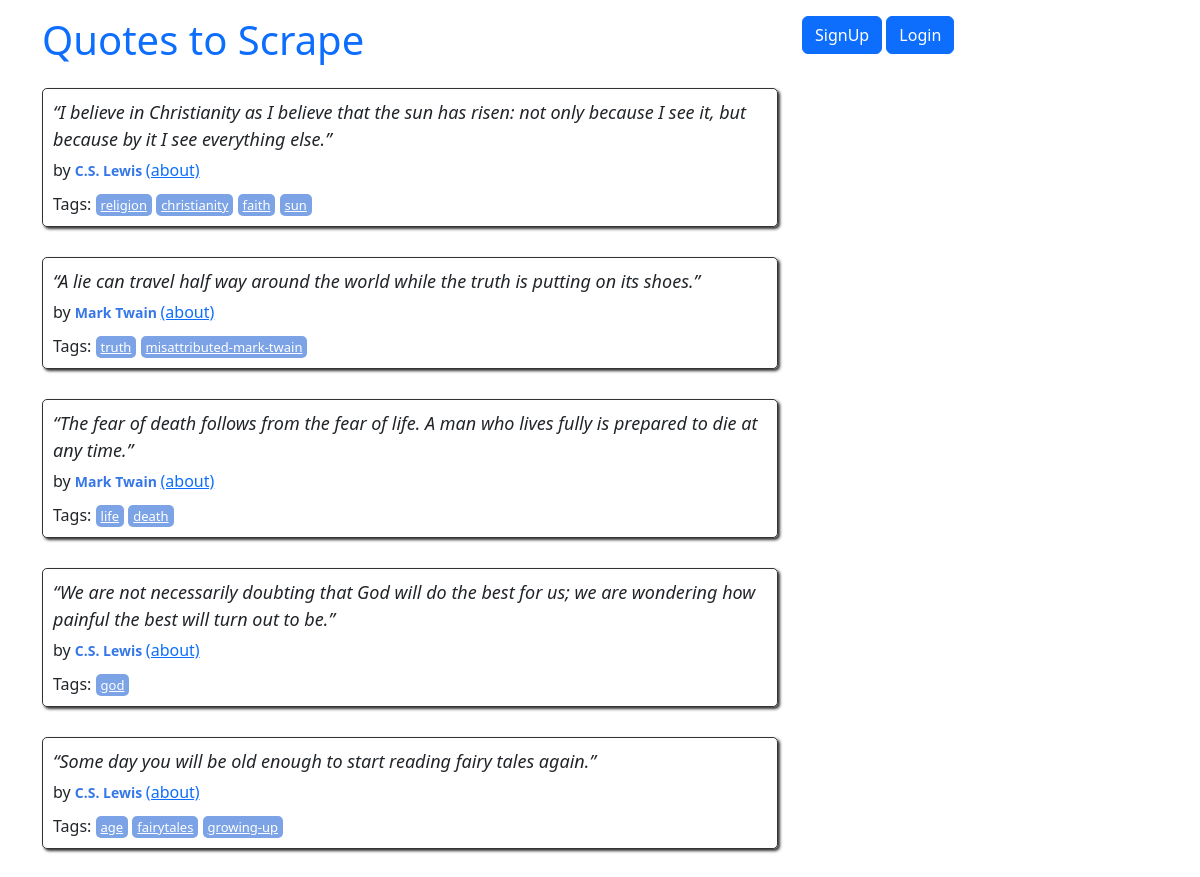
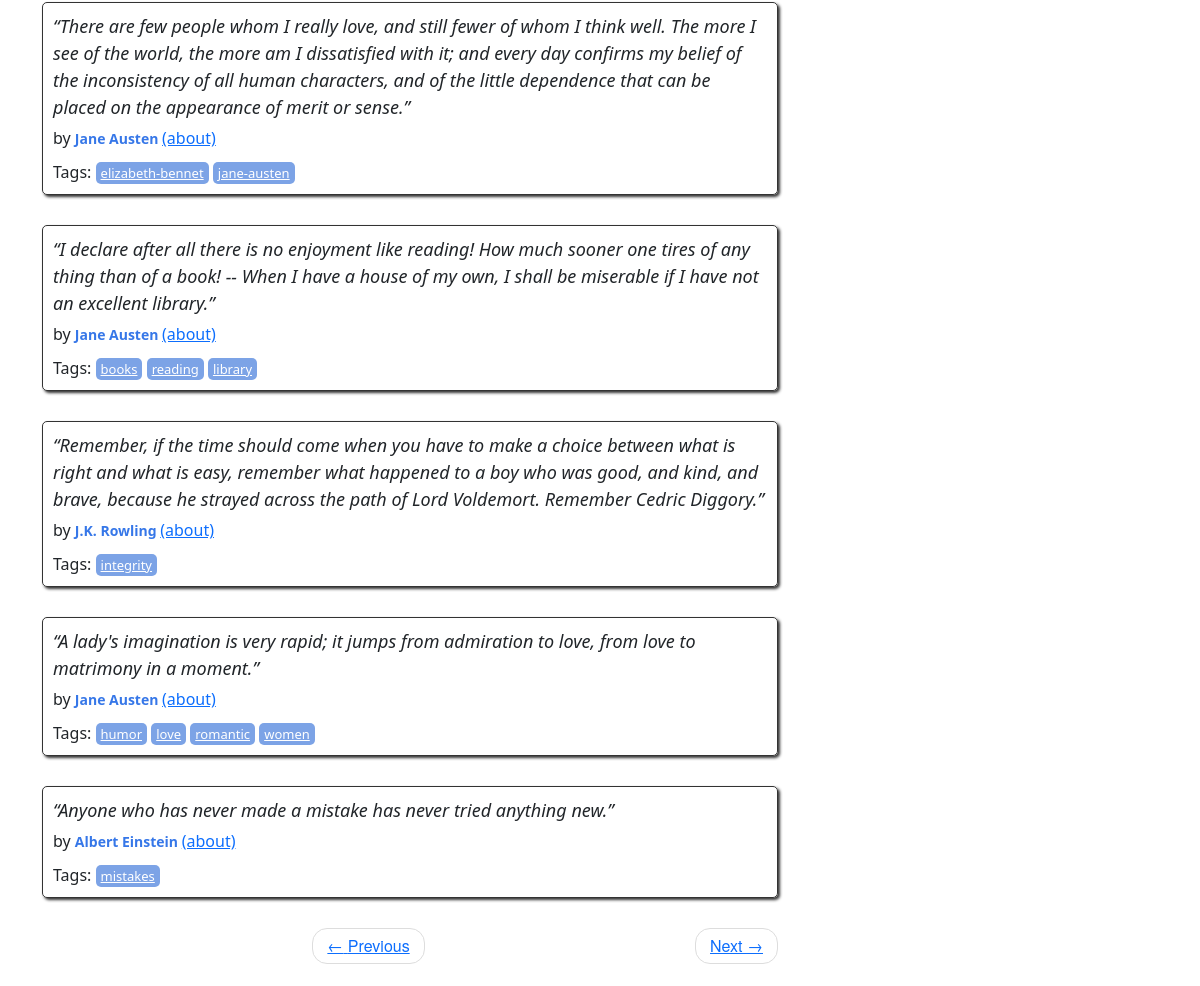
/2, run on the app's committed database (2 pictures, top to bottom).
### quotes/models.py (models this page shows, shortened)
class Quote(models.Model):
    quote = models.TextField()
    tags = models.ManyToManyField(Tag)
    author = models.ForeignKey(
        Author, on_delete=models.CASCADE, default=None, null=True
    )
    created_at = models.DateTimeField(auto_now_add=True)

class Author(models.Model):
    fullname = models.CharField(max_length=50, unique=True)
    born_date = models.CharField(max_length=50)
    born_location = models.CharField(max_length=150)
    description = models.TextField()
    created_at = models.DateTimeField(auto_now_add=True)

class Tag(models.Model):
    name = models.CharField(max_length=30, null=False, unique=True)
    def __str__(self):
        return self.name

### quotes/views.py (the view)
# urls.py: path("<int:page>", views.main, name="root_paginate"),
def main(request, page=1):
    quotes = Quote.objects.all().order_by('-created_at')  # Отримання всіх цитат із бази даних SQLite
    per_page = 10
    paginator = Paginator(quotes, per_page)
    quotes_on_page = paginator.get_page(page)
    return render(request, "quotes/index.html", context={"quotes": quotes_on_page})

### quotes/templates/quotes/index.html
{% extends 'quotes/base.html' %}
{% load extract %}
{% block content %}
<div class="row">
    <div class="col-md-8">
        {% for quote in quotes %}
        <div class="quote" itemscope="" itemtype="http://schema.org/CreativeWork">
            <span class="text" itemprop="text">
                {{ quote.quote }}
            </span>
            <span>by <small class="author" itemprop="author">
                {{ quote.author.fullname }}
            </small>
            <a href="{% url 'quotes:author_page' quote.author.id %}">(about)</a>
            </span>
            <div class="tags">
                Tags:
                {% for tag in quote.tags.all %}
                <a class="tag" href="{% url 'quotes:quote_page' tag.id %}">{{ tag }}</a>
                {% endfor %}
            </div>
        </div>
        {% endfor %}
        <nav>
        <ul class="pager">
            <li class="previous">
                <a class="{% if not quotes.has_previous %} disabled {% endif %}"
                   href="{% if quotes.has_previous %} {% url 'quotes:root_paginate' quotes.previous_page_number %} {% else %} # {% endif %}">
                    <span aria-hidden="true">←</span> Previous</a>
            </li>
            <li class="next">
                <a class="{% if not quotes.has_next %} disabled {% endif %}"
                   href="{% if quotes.has_next %} {% url 'quotes:root_paginate' quotes.next_page_number %} {% else %} # {% endif %}">
                    Next <span aria-hidden="true">→</span></a>
            </li>
        </ul>
        </nav>
    </div>
</div>
{% endblock %}

### quotes/static/quotes/style.css (style rules this page uses)
.quote { padding: 10px; margin-bottom: 30px; border: 1px solid #333333; border-radius: 5px; box-shadow: 2px 2px 3px #333333; }
.quote span.text { display: block; margin-bottom: 5px; font-size: large; font-style: italic; }
.quote small.author { font-weight: bold; color: #3677E8; }
.quote .tags { margin-top: 10px; }
.tag { padding: 2px 5px; border-radius: 5px; color: white; font-size: small; background-color: #7CA3E6; }
.pager { font-family: "Raleway","Helvetica Neue",Helvetica,Arial,sans-serif; }
.pager { padding-left: 0; margin: 22px 0; list-style: none; text-align: center; }
.pager li { display: inline; }
.pager .next>a, .pager .next>span { float: right; }
.pager li>a, .pager li>span { display: inline-block; padding: 5px 14px; background-color: #ffffff; border: 1px solid #dddddd; border-radius: 15px; }

### data on the page
Quote: quote "“I believe in Christianity as I believe that the sun has risen: not only because I see it, but because by it I see everything else.”", author.fullname "C.S. Lewis"
Tag: name "religion"
Tag: name "christianity"
Tag: name "faith"
Tag: name "sun"
Quote: quote "“A lie can travel half way around the world while the truth is putting on its shoes.”", author.fullname "Mark Twain"
Tag: name "truth"
Tag: name "misattributed-mark-twain"
Quote: quote "“The fear of death follows from the fear of life. A man who lives fully is prepared to die at any time.”", author.fullname "Mark Twain"
Tag: name "life"
Tag: name "death"
Quote: quote "“We are not necessarily doubting that God will do the best for us; we are wondering how painful the best will turn out to be.”", author.fullname "C.S. Lewis"
Tag: name "god"
Quote: quote "“Some day you will be old enough to start reading fairy tales again.”", author.fullname "C.S. Lewis"
Tag: name "age"
Tag: name "fairytales"
Tag: name "growing-up"
Quote: quote "“There are few people whom I really love, and still fewer of whom I think well. The more I see of the world, the more am I dissatisfied with it; and every day confirms my belief of the inconsistency of all human characters, and of the little dependence that can be placed on the appearance of merit or sense.”", author.fullname "Jane Austen"
Tag: name "elizabeth-bennet"
Tag: name "jane-austen"
Quote: quote "“I declare after all there is no enjoyment like reading! How much sooner one tires of any thing than of a book! -- When I have a house of my own, I shall be miserable if I have not an excellent library.”", author.fullname "Jane Austen"
Tag: name "books"
Tag: name "reading"
Tag: name "library"
Quote: quote "“Remember, if the time should come when you have to make a choice between what is right and what is easy, remember what happened to a boy who was good, and kind, and brave, because he strayed across the path of Lord Voldemort. Remember Cedric Diggory.”", author.fullname "J.K. Rowling"
Tag: name "integrity"
Quote: quote "“A lady's imagination is very rapid; it jumps from admiration to love, from love to matrimony in a moment.”", author.fullname "Jane Austen"
Tag: name "humor"
Tag: name "love"
Tag: name "romantic"
Tag: name "women"
Quote: quote "“Anyone who has never made a mistake has never tried anything new.”", author.fullname "Albert Einstein"
Tag: name "mistakes"
